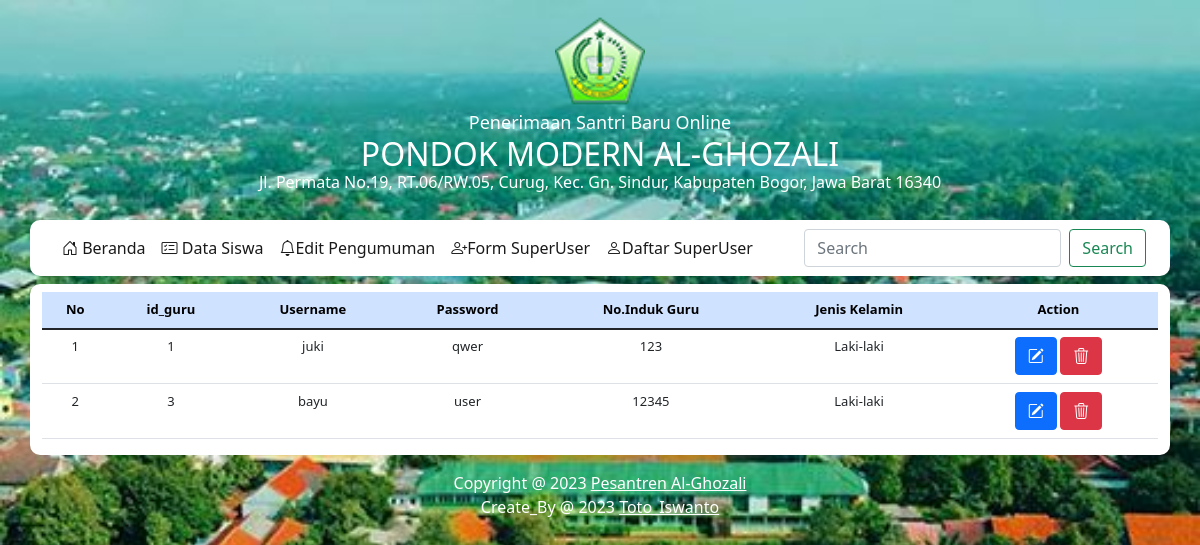
Screenshot of /dataguru.php with the database file from the repository.
### tables this page shows
CREATE TABLE `superuser` (
  `id_guru` int(11) NOT NULL,
  `username` varchar(100) NOT NULL,
  `password` varchar(100) NOT NULL,
  `password2` varchar(100) NOT NULL,
  `guru` varchar(100) NOT NULL,
  `jenis_kelamin` varchar(100) NOT NULL
);

### dataguru.php (the view, shortened to what this page needs)
<!doctype html>
<html lang="en">
<head>
	<link href="https://cdn.jsdelivr.net/npm/bootstrap@5.1.3/dist/css/bootstrap.min.css" rel="stylesheet">
	<link rel="stylesheet" href="style1.css">
	<link rel="stylesheet" href="https://cdn.jsdelivr.net/npm/bootstrap-icons@1.9.1/font/bootstrap-icons.css">
</head>
<body>
	<div class=" heading pt-3 pb-1 mb-3">
		<div class="container">
		<center><img src="img\logo1.png" class="gambar logo-navbar" heigth=120px width=90px/></center>
			<h4 class=" text-white"><font size="4">
			<center>Penerimaan Santri Baru Online</font></center>
			</h4>
			<h5 class=" text-white m-minus">
				<font class="text-pondok" size="6">
					<center>PONDOK MODERN AL-GHOZALI</center>
				</font>
			</h5>
			<h6 class="text-white m-minus text-alamat-on-navbar"><font size="3">
				<center>Jl. Permata No.19, RT.06/RW.05, Curug, Kec. Gn. Sindur, Kabupaten Bogor, Jawa Barat 16340</font></center>
			</h6>
		</div>
	</div>
	<div class="">
		<nav class="container radius navbar navbar-expand-lg navbar-light " style="background-color: #ffffff;">
			<div class="container-fluid">
				<div class="collapse navbar-collapse" id="navbarSupportedContent">
					<div class="navbar-nav">
						<a class="nav-link active" aria-current="page" href="index.php"><i class="bi bi-house-door"></i> Beranda</a>
						<a class="nav-link active" href="adminsistem.php"><i class="bi bi-card-checklist"></i> Data Siswa</a>
						<a class="nav-link active" href="pengumumanPros.php"><i class="bi bi-bell"></i>Edit Pengumuman</a>
						<a class="nav-link active" href="daftarUser.php"><i class="bi bi-person-plus"></i>Form SuperUser</a>
                        <a class="nav-link active" href="dataguru.php"><i class="bi bi-person"></i>Daftar SuperUser</a>
					</div>
				</div>
				<form class="d-flex">
					<input class="form-control me-2" type="search" placeholder="Search" aria-label="Search">
					<button class="btn btn-outline-success" type="submit">Search</button>
				</form>
			</div>
		</nav>
	</div>
	<div class="container mt-2">
		<font size="2">
		<div class="row">
			<div class="container bg-white radius">
				<table class="table text-center mt-2">
					<thead class="table-primary radius">
						<tr>
							<th scope="col">No</th>
							<th scope="col">id_guru</th>
							<th scope="col">Username</th>
							<th scope="col">Password</th>
							<th scope="col">No.Induk Guru</th>
							<th scope="col">Jenis Kelamin</th>
                            <th scope="col">Action</th>
						</tr>
					</thead>
					<tbody>
							<?php
							include 'koneksi.php';
							$no = 1;
							$sql = mysqli_query($koneksi, "SELECT * FROM superuser");
							while ($data = mysqli_fetch_array($sql)) {
							?>
						<tr>
							<td><?= $no++ ?></td>
							<td><?= $data['id_guru']; ?></td>
							<td><?= $data['username']; ?></td>
							<td><?= $data['password']; ?></td>
							<td><?= $data['guru']; ?></td>
							<td><?= $data['jenis_kelamin']; ?></td>
						<td>
						<a href="editUser.php?id= <?= $data['username']; ?>" class="btn btn-primary btn-xs"><i class="bi bi-pencil-square"></i></a>
						<a href="hapusUser.php?id= <?= $data['username']; ?>" class="btn btn-danger btn-xs"><i class="bi bi-trash3"></i></a>
						</td>
						</tr>
					<?php } ?>
					</tbody>
				</table>
			</div>
		</div>
	</div></font>
	<div class="container-fluid my-3 text-center heading text-white">
		<p>Copyright @ 2023 <a href="index.php" class=" text-white">Pesantren Al-Ghozali</a><br>
		Create_By @ 2023 <a href="https://www.instagram.com/tois_n10/?igshid=ZDdkNTZiNTM%3D" class=" text-white">Toto_Iswanto</a></p>
	</div>
</body>
</html>

### style1.css (style rules this page uses)
body { background-image: url("pondok.jpg"); background-size:cover; }
.radius { border-radius: 10px !important; }
.m-minus { margin-top: -8px; }

### rows the page displays
superuser: id_guru "1", username "juki", password "qwer", guru "123", jenis_kelamin "Laki-laki"
superuser: id_guru "3", username "bayu", password "user", guru "12345", jenis_kelamin "Laki-laki"
